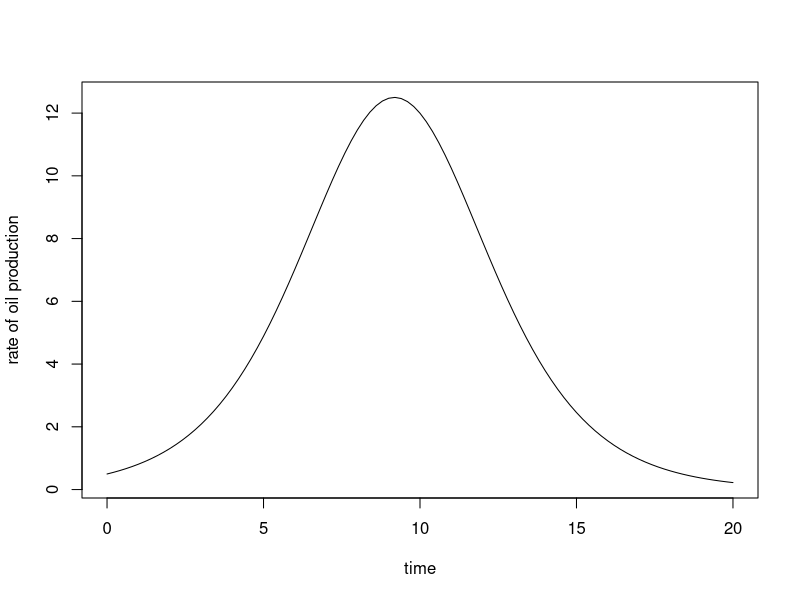

Write R code to recreate this figure.
#-------------------------------------------
# Hubbert's of oil production
#-------------------------------------------
k=100
b=.5
m=1
t=(0:100)*20/100
s=.01
change.n=k/(1+((k-m)/m)*exp(-b*(t+s)))-k/(1+((k-m)/m)*exp(-b*t))
rate.n=change.n/s
plot(t,rate.n,type="l",lty=1,xlab="time",ylab="rate of oil production")